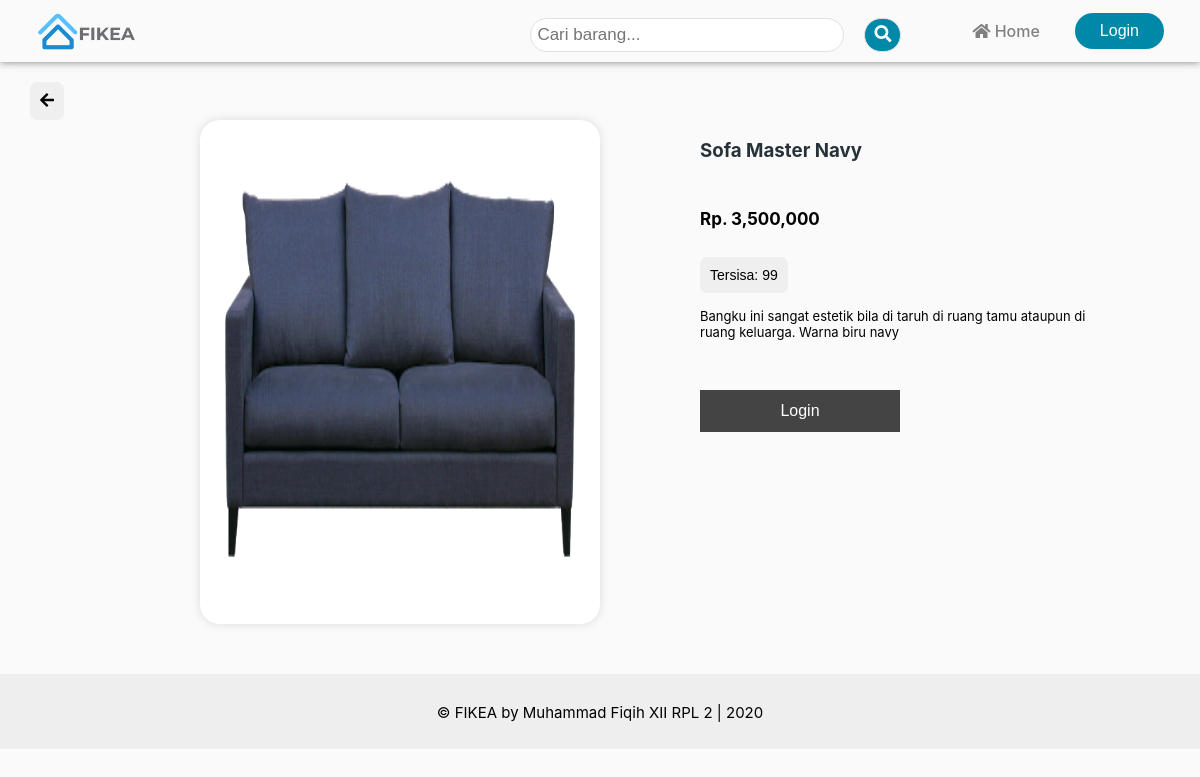
The app's page /Produk/detailproduk/1 with its own data.
### tables this page shows
CREATE TABLE `produk` (
  `id_produk` int(11) NOT NULL,
  `nama_produk` varchar(255) NOT NULL,
  `harga` varchar(255) NOT NULL,
  `deskripsi` text NOT NULL,
  `foto` text NOT NULL,
  `stok` int(11) NOT NULL
);

### application/controllers/Produk.php (called while the page is built, shortened)
<?php
class Produk extends CI_Controller
{
    public function __construct()
    {
        $this->load->model('M_produk');
    }
    public function detailproduk($id)
    {
        $data['dproduk'] = $this->M_produk->detail_produk($id);
        $data['title'] = 'Produk';
        $data['user'] = $this->db->get_where('user', ['username' => $this->session->userdata('username')])->row_array();
        $this->load->view('templates/header', $data);
        $this->load->view('detailproduk');
        $this->load->view('templates/footer');
    }
}

### index.php (called while the page is built, shortened)
<?php
require_once BASEPATH.'core/CodeIgniter.php';

### application/models/M_produk.php (called while the page is built, shortened)
<?php
class M_produk extends  CI_Model
{
    function detail_produk($id)
    {
        $query = $this->db->query("SELECT * FROM produk WHERE id_produk=$id");
        return $query->result();
    }
}

### application/views/detailproduk.php (the view, shortened to what this page needs)
<section class="barang mt-20 mb-50">
    <a class="ml-30" href="<?= base_url('') ?>"><button class="btn"><i class="fas fa-arrow-left"></i></button></a>
    <?php foreach ($dproduk as $dprdk) : ?>
        <div class="row-lg mt-10">
            <div class="col-400 ml-200">
                <div style="background-color: white; height:auto; width:auto; border-radius:20px;box-shadow: 0 0 10px #00000020;">
                    <img class="img-lg border-20" style="margin-top: 50px; margin-bottom:50px; margin-left:20px;display:inline;" src="<?= base_url('assets/img/upload/') . $dprdk->foto ?>" alt="">
                </div>
            </div>
            <div class="col-400" style="margin-left: 100px;">
                <div style="height:auto; width:auto; border-radius:20px;">
                    <div class="row-xl">
                        <h3 class="text-def"><?= $dprdk->nama_produk ?></h3>
                    </div>
                    <div class="row-xl">
                        <h5 style="font-weight:bold; font-size:17px;">Rp. <?= number_format($dprdk->harga) ?></h5>
                    </div>
                    <div class="row-xl">
                        <button class="btn" style="font-size:14px;">
                            Tersisa: <?= $dprdk->stok ?>
                        </button>
                    </div>
                    <div class="row-xl mt-15">
                        <small>
                            <?= $dprdk->deskripsi ?>
                        </small>
                    </div>
                    <?php
                    if ($this->session->userdata('akses') != 'user') : ?>
                        <div class="row-xl mt-50">
                            <a href="<?= base_url('Login') ?>"><button class="btn-keranjang">Login</button></a>
                        </div>
                    <?php endif ?>
                </div>
            </div>
        </div>
    <?php endforeach ?>
</section>

### assets/css/style.css (style rules this page uses)
body { font-family: -apple-system, BlinkMacSystemFont, "Segoe UI", Roboto, Oxygen, Ubuntu, Cantarell, "Open Sans", "Helvetica Neue", sans-serif; padding: 0; margin: 0; background-color: #fafafa; }
li, a, button { text-decoration: none; font-weight: 500; font-size: 16px; }
.row-xl { max-width: 100%; margin-left: auto; margin-right: auto; display: flex; flex-wrap: wrap; }
.row-lg { max-width: 1200px; margin-left: auto; margin-right: auto; display: flex; text-align: center; flex-wrap: wrap; }
.img-lg { height: 400px; width: 360px; }
small { font-size: 13px; }
.col-400 { width: 400px; text-align: left; }
.ml-30 { margin-left: 30px; }
.ml-200 { margin-left: 200px; }
.mb-50 { margin-bottom: 50px; }
.mt-15 { margin-top: 15px; }
.mt-20 { margin-top: 20px; }
.mt-50 { margin-top: 50px; }
.text-def { color: #263238; }
.btn { padding: 10px; border-radius: 7px; border: none; outline: none; cursor: pointer; }
.border-20 { border-radius: 20px; }
.btn-keranjang { background: #444444; border: 2px solid #444444; color: white; padding: 10px; width: 200px; }
* { list-style: none; }

### records on screen
produk: foto (picture), nama_produk "Sofa Master Navy", harga "3,500,000", stok "99", deskripsi "Bangku ini sangat estetik bila di taruh di ruang tamu ataupun di ruang keluarga. Warna biru navy"
